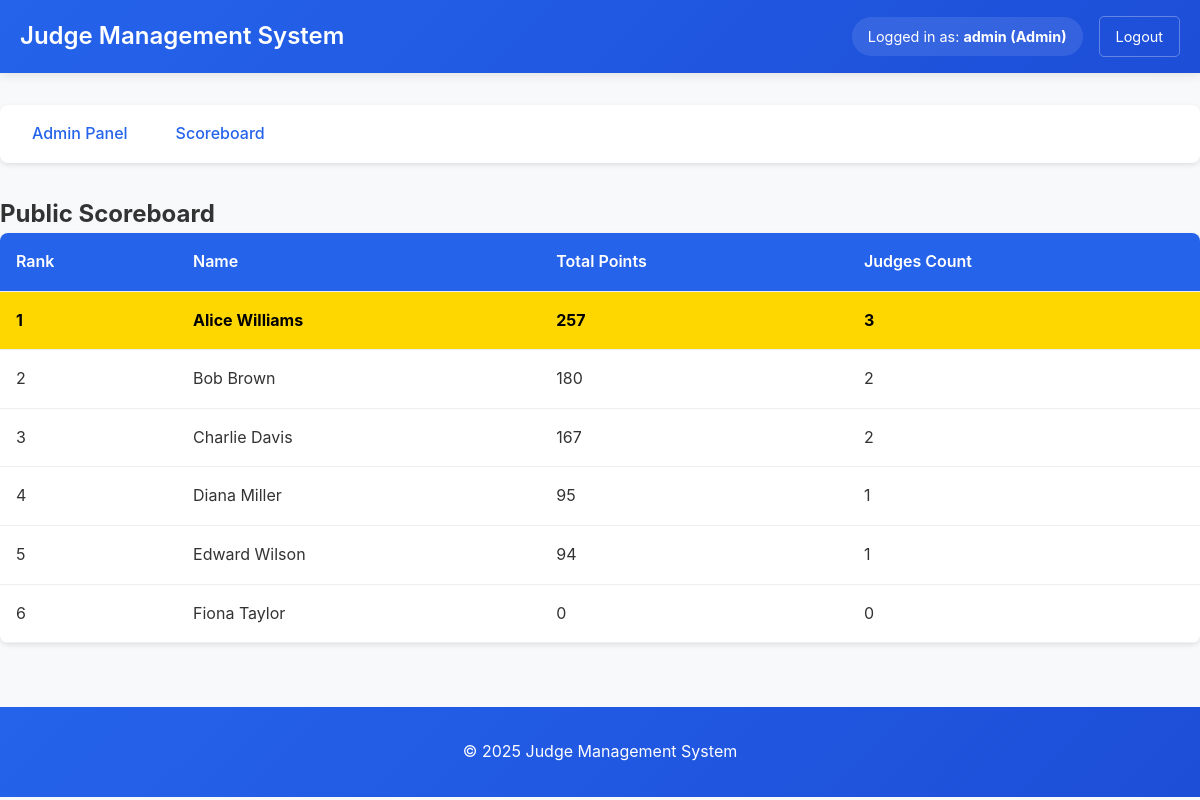
/scoreboard.php (signed in), run on the app's committed database.
### tables this page shows
CREATE TABLE IF NOT EXISTS users (
    id INT AUTO_INCREMENT PRIMARY KEY,
    name VARCHAR(100) NOT NULL
);

### scoreboard.php (the view, shortened to what this page needs)
<?php
require_once 'config/db.php';
try {
    $stmt = $pdo->query("
        SELECT
            u.id,
            u.name,
            COALESCE(SUM(s.points), 0) as total_points,
            COUNT(s.id) as judges_count
        FROM
            users u
        LEFT JOIN
            scores s ON u.id = s.user_id
        GROUP BY
            u.id, u.name
        ORDER BY
            total_points DESC, u.name
    ");
    $users = $stmt->fetchAll();
    $highest_score = 0;
    if (count($users) > 0) {
        $highest_score = $users[0]['total_points'];
    }
} catch (PDOException $e) {
    $error_message = "Error fetching scoreboard: " . $e->getMessage();
    $users = [];
    $highest_score = 0;
}
?>
<?php include 'includes/header.php'; ?>
<div class="scoreboard-container">
    <h2 class="scoreboard-title">Public Scoreboard</h2>
    <?php if (count($users) > 0): ?>
        <div class="table-container">
            <table>
                <thead>
                    <tr>
                        <th>Rank</th>
                        <th>Name</th>
                        <th>Total Points</th>
                        <th>Judges Count</th>
                    </tr>
                </thead>
                <tbody>
                    <?php
                    $rank = 1;
                    foreach ($users as $user):
                        $is_top_score = ($user['total_points'] == $highest_score && $highest_score > 0);
                    ?>
                        <tr class="<?php echo $is_top_score ? 'top-score' : ''; ?>">
                            <td><?php echo $rank++; ?></td>
                            <td><?php echo htmlspecialchars($user['name']); ?></td>
                            <td><?php echo htmlspecialchars($user['total_points']); ?></td>
                            <td><?php echo htmlspecialchars($user['judges_count']); ?></td>
                        </tr>
                    <?php endforeach; ?>
                </tbody>
            </table>
        </div>
    <?php else: ?>
        <p>No scores available yet.</p>
    <?php endif; ?>
</div>
<?php include 'includes/footer.php'; ?>

### includes/header.php (style rules this page uses)
* { box-sizing: border-box; margin: 0; padding: 0; }
body { font-family: -apple-system, BlinkMacSystemFont, 'Segoe UI', Roboto, sans-serif; line-height: 1.6; color: #333; background-color: #f8f9fa; }
table { width: 100%; border-collapse: collapse; background: white; border-radius: 8px; overflow: hidden; box-shadow: 0 2px 5px rgba(0, 0, 0, 0.1); }
th, td { padding: 1rem; text-align: left; border-bottom: 1px solid #eee; }
th { background-color: #2563eb; color: white; font-weight: 600; }
.top-score { background-color: #ffd700 !important; color: #000 !important; font-weight: bold; }

### data on the page
users: name "Alice Williams", total_points "257", judges_count "3"
users: name "Bob Brown", total_points "180", judges_count "2"
users: name "Charlie Davis", total_points "167", judges_count "2"
users: name "Diana Miller", total_points "95", judges_count "1"
users: name "Edward Wilson", total_points "94", judges_count "1"
users: name "Fiona Taylor", total_points "0", judges_count "0"

### other printed values
$_SESSION['username'] "admin"
$_SESSION['user_type'] "Admin"
